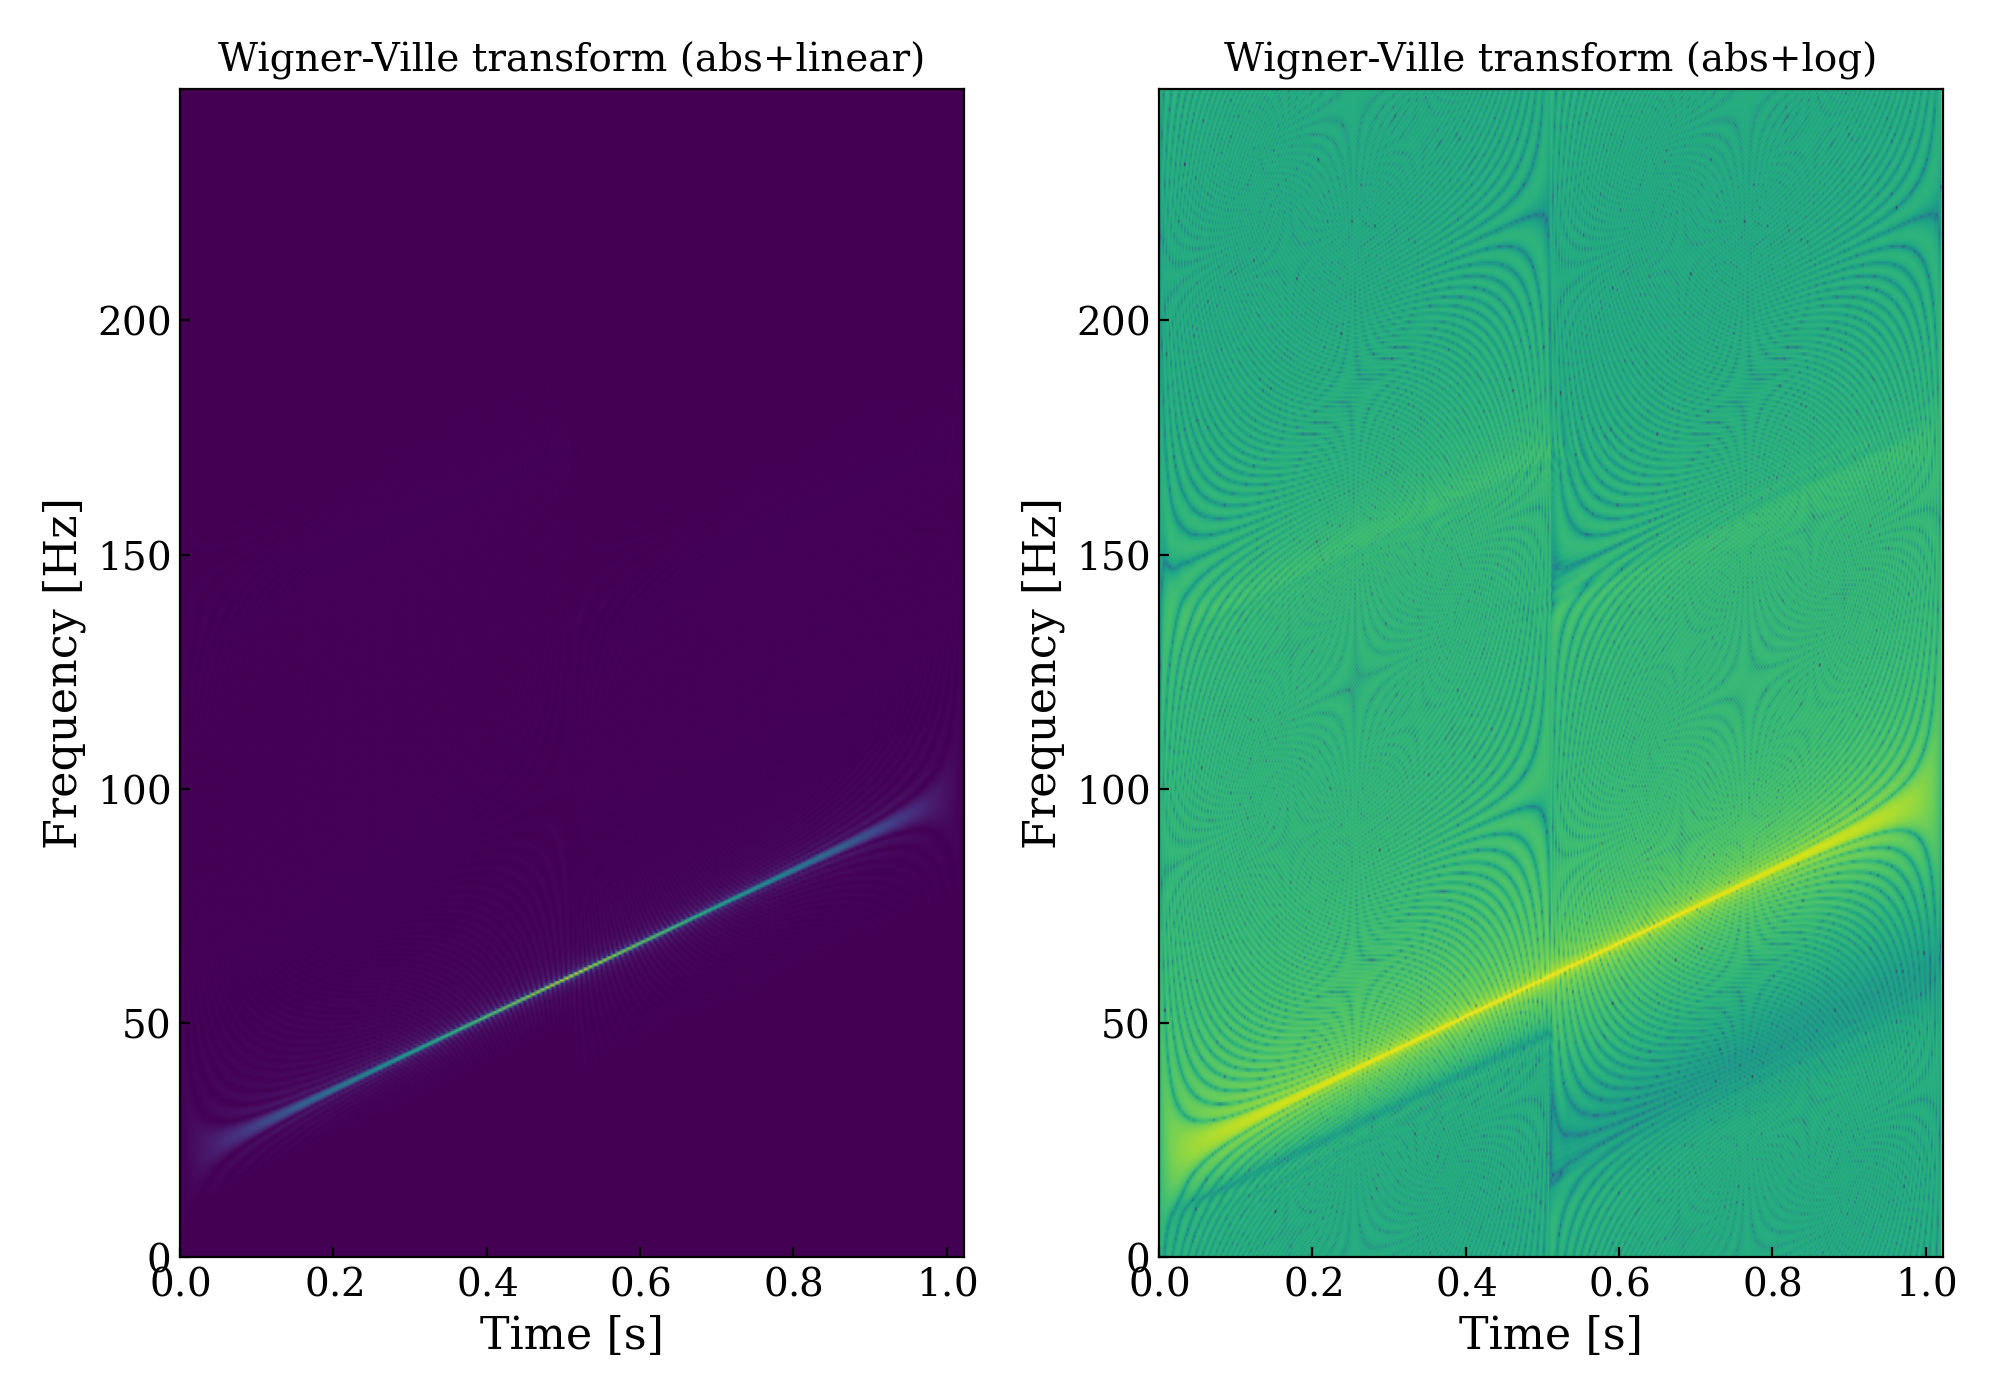

The Python source for this figure:
from pathlib import Path

import matplotlib.pyplot as plt
import numpy as np
import scipy.signal as signal

from sat.common import set_custom_pyplot_styles
from sat.lab03.chirp import fs, wave
from sat.lab03.cohen_utils import cohen

sxx, freq, time = cohen(signal.hilbert(wave), fs)

if __name__ == "__main__":
    set_custom_pyplot_styles()

    fig, [left, right] = plt.subplots(ncols=2)

    left.pcolormesh(time, freq, np.abs(sxx), shading="gouraud")
    left.set_title("Wigner-Ville transform (abs+linear)")
    left.set_xlabel("Time [s]")
    left.set_ylabel("Frequency [Hz]")

    right.pcolormesh(time, freq, np.log10(np.abs(sxx)), shading="gouraud")
    right.set_title("Wigner-Ville transform (abs+log)")
    right.set_xlabel("Time [s]")
    right.set_ylabel("Frequency [Hz]")

    fig.tight_layout()
    plt.savefig(Path(__file__).with_suffix(".pdf"))
    # plt.show()
